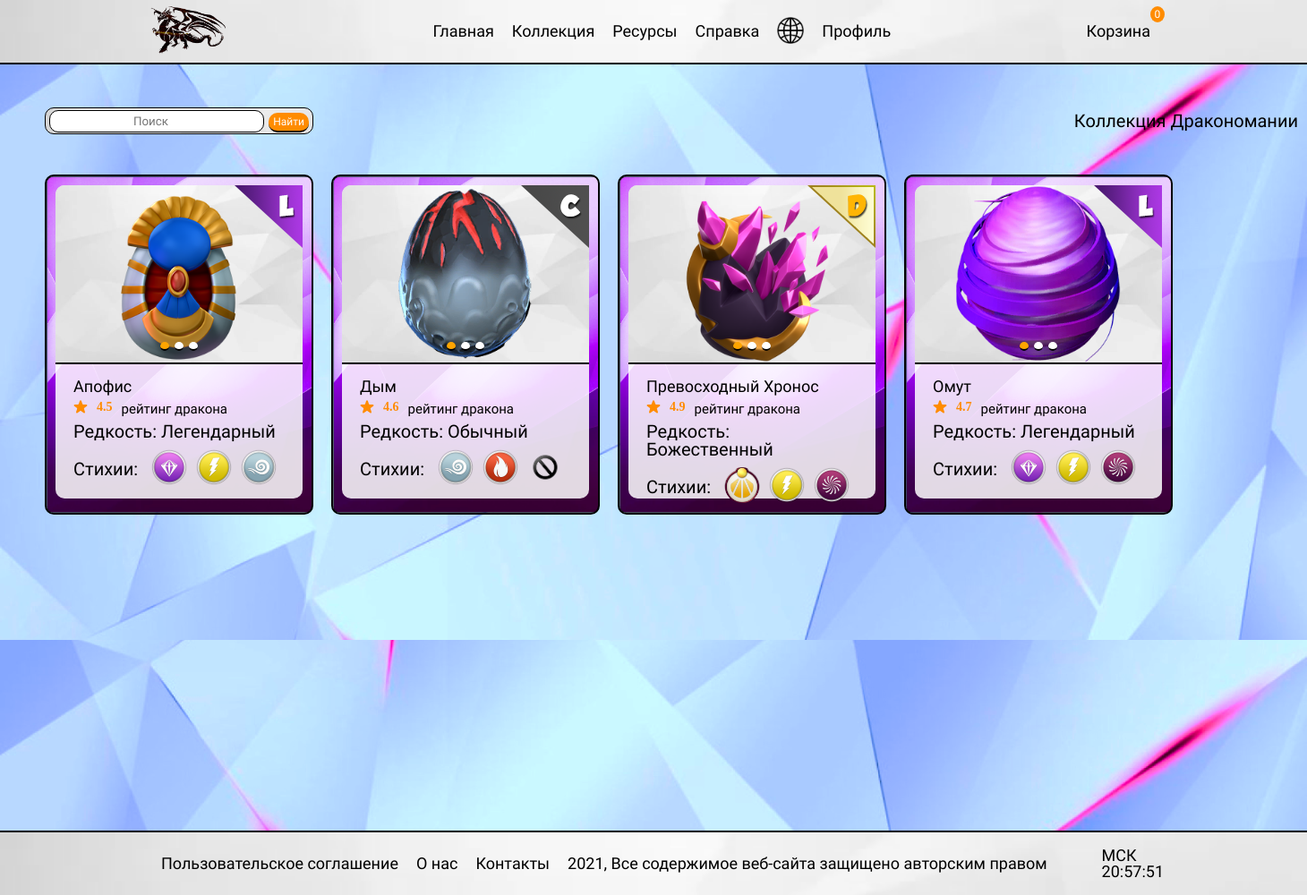
Screenshot of /dragons_catalog with the database file from the repository.
### Draco/models.py (models this page shows, shortened)
class DragonTranslation(models.Model):
    name = models.CharField('Имя', max_length=20)
    rarity = models.CharField('Редкость', max_length=20)
    description1 = models.TextField('Описание', max_length=1000)
    description2 = models.TextField('Получение', max_length=1000)
    description3 = models.TextField('Разведение', max_length=1000)
    el1 = models.TextField('Элемент 1', max_length=20)
    el2 = models.TextField('Элемент 2', max_length=20)
    el3 = models.TextField('Элемент 3', max_length=20)
    dragon = models.ForeignKey(Dragon, on_delete=models.CASCADE)
    language = models.CharField('Язык', max_length=2)
    class Meta:
        verbose_name = 'Дракон перевод'
        verbose_name_plural = 'Драконы перевод'

class Dragon(models.Model):
    image1 = models.ImageField('Изображение яйцо', upload_to="web_media/dragons")
    image2 = models.ImageField('Изображение взрослый', upload_to="web_media/dragons")
    image3 = models.ImageField('Изображение детёныша', upload_to="web_media/dragons")
    element1 = models.ImageField('Стихия 1', upload_to="web_media/elements/")
    element2 = models.ImageField('Стихия 2', upload_to="web_media/elements/")
    element3 = models.ImageField('Стихия 3', upload_to="web_media/elements/")
    rating = models.FloatField('Рейтинг', default=0)
    dmg = models.IntegerField('Урон', default=0)
    hp = models.IntegerField('Здоровье', default=0)
    gold = models.IntegerField('Золото/час', default=0)
    exp = models.IntegerField('Опыт за получение', default=0)
    sale = models.IntegerField('Продажа', default=0)
    points = models.IntegerField('Очки за сбор', default=0)
    background = models.ImageField('Задний фон карточек', upload_to="web_media/other/")
    usual_pic = models.ImageField('Обычный редкость', upload_to="web_media/info/")
    class Meta:
        verbose_name = 'Дракон'
        verbose_name_plural = 'Драконы'

### Draco/views.py (the view)
# urls.py: path('dragons_catalog', views.dragons_catalog, name='dragons_catalog'),
def dragons_catalog(request):
    dragons_in_catalog = DragonTranslation.objects.filter(language=request.LANGUAGE_CODE)
    return render(request, 'Draco/dragons_catalog.html',
                  {
                      'title': 'Все драконы',
                      'dragons_in_catalog': dragons_in_catalog,
                  })

### Draco/templates/Draco/dragons_catalog.html (shortened to what this page needs)
{% extends 'Draco/base.html' %}
{% block content %}
    {% load i18n %}
    <div class="wrapper__dragons_catalog">
        <div class="collection">
            <div class="collection__header">
                <div class="collection__search">
                    <form class="form-inline" action="dragon_list">
                        <input class="form-control dragons__search" type="search" name="search" placeholder={%  trans "Поиск" %} aria-label={%  trans "Поиск" %}>
                        <button class="dragons__search-btn" type="submit">{%  trans "Найти" %}</button>
                    </form>
                </div>
                <a href="/" class="collection__title">{%  trans "Коллекция Дракономании" %}</a>
            </div>
        </div>
        <div class="collection__carts">
            {% for el in dragons_in_catalog %}
            <article class="product">
                <div class="product__background">
                <a href="dragons?id={{ el.dragon.id }}" class="product__image">
                    <div class="product__rarity">
                        <img src="{{ el.dragon.usual_pic.url }}" alt={%  trans "Редкость" %}>
                    </div>
                    <div class="product__switch image-switch">
                        <div class="image-switch__item">
                            <div class="image-switch__img">
                                <img src="{{ el.dragon.image1.url }}" alt={%  trans "Форма дракона 1" %}>
                            </div>
                        </div>
                        <div class="image-switch__item">
                        </div>
                        <div class="image-switch__item">
                        </div>
                    </div>
                    <ul class="product__image-pagination image-pagination" aria-hidden="true"></ul>
                </a>
                <h3 class="product__title dragon-title">
                    <a href="dragons?id={{ el.dragon.id }}">{{ el.name }}</a>
                </h3>
                <div class="product__props">
                    <span class="product__rating">
                        {{ el.dragon.rating }}
                    </span>
                    <span class="product__testimonials">{%  trans "рейтинг дракона" %}</span>
                </div>
                 <div class="product__dragon_info">
                     <span class="product__term">{%  trans "Редкость:" %} {{ el.rarity }}</span>
                 </div>
                <div class="product__price product-price dragon-catalog">
                    <span class="product-dragon__about">{%  trans "Стихии:" %}</span>
                    <span class="product__dragon_elements"><img src="{{ el.dragon.element1.url }}" alt={%  trans "Главная стихия" %}></span>
                    <span class="product__dragon_elements"><img src="{{ el.dragon.element2.url }}" alt={%  trans "Вторая стихия" %}></span>
                    <span class="product__dragon_elements"><img src="{{ el.dragon.element3.url }}" alt={%  trans "Третья стихия" %}></span>
                </div>
                </div>
            </article >
            {% endfor %}
        </div>
    </div>
{% endblock %}

### Draco/static/Draco/css/main_file.css (style rules this page uses)
* { padding: 0; margin: 0; border: 0; }
*,*:before, *:after { -moz-box-sizing: border-box; -webkit-box-sizing: border-box; box-sizing: border-box; }
button { cursor: pointer; }
a, a:visited { text-decoration: none; }
html,body { height: 100%; width: 100%; line-height: 1; font-size: 14px; -ms-text-size-adjust: 100%; -moz-text-size-adjust: 100%; -webkit-text-size-adjust: 100%; }
input,button,textarea { font-family: inherit; }
:root { --color-light: orange; --color-stars: darkorange; --color-red: red; --color-black: black; --color-white: white; --color-grey: gainsboro; --color-darkgrey: darkgrey; --font-family-main: 'Balsamiq Sans', cursive; }

### Draco/static/Draco/css/homes_islands.css (style rules this page uses)
* { padding: 0; margin: 0; border: 0; }
*,*:before, *:after { -moz-box-sizing: border-box; -webkit-box-sizing: border-box; box-sizing: border-box; }
button { cursor: pointer; }
a, a:visited { text-decoration: none; }
html,body { height: 100%; width: 100%; line-height: 1; font-size: 14px; -ms-text-size-adjust: 100%; -moz-text-size-adjust: 100%; -webkit-text-size-adjust: 100%; }
input,button,textarea { font-family: inherit; }
:root { --color-stars: darkorange; --color-red: red; --color-black: black; --color-white: white; --color-grey: gainsboro; --color-darkgrey: darkgrey; --font-family-main: 'Balsamiq Sans', cursive; }

### rows the page displays
DragonTranslation: dragon.usual_pic (picture), dragon.image1 (picture), name "Апофис", dragon.rating "4.5", rarity "Легендарный", dragon.element1 (picture), dragon.element2 (picture), dragon.element3 (picture)
DragonTranslation: dragon.usual_pic (picture), dragon.image1 (picture), name "Дым", dragon.rating "4.6", rarity "Обычный", dragon.element1 (picture), dragon.element2 (picture), dragon.element3 (picture)
DragonTranslation: dragon.usual_pic (picture), dragon.image1 (picture), name "Превосходный Хронос", dragon.rating "4.9", rarity "Божественный", dragon.element1 (picture), dragon.element2 (picture), dragon.element3 (picture)
DragonTranslation: dragon.usual_pic (picture), dragon.image1 (picture), name "Омут", dragon.rating "4.7", rarity "Легендарный", dragon.element1 (picture), dragon.element2 (picture), dragon.element3 (picture)
